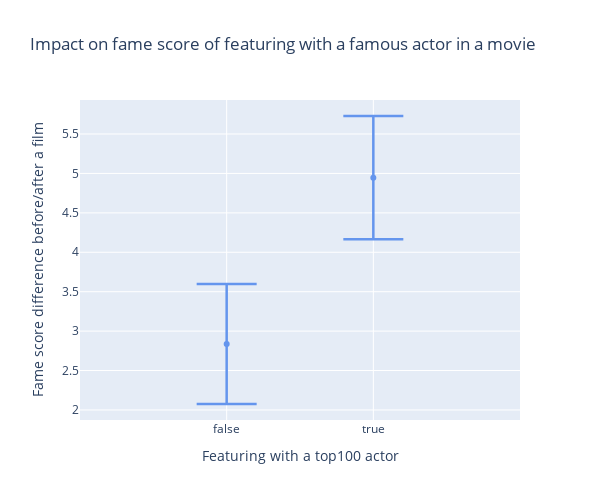

The notebook cell saved with this chart:
### Markdown cell above
Both groups have similar distributions over observed covariates, therefore we may now under the naive model consider that any observable effect is not due to an observable confounder.

### Code cell
avg_fameScore_diff = matched_actor_feats.groupby('with_top100',as_index=False)[['fameScore_diff']]\
                                        .agg(avg=('fameScore_diff','mean'), 
                                             ci=('fameScore_diff',lambda x:1.96*stats.sem(x)))

fig = go.Figure()

fig.add_trace(go.Scatter(
    x=avg_fameScore_diff['with_top100'],
    y=avg_fameScore_diff['avg'],
    mode='markers',
    error_y=dict(
        type='data', 
        array=avg_fameScore_diff['ci'],
        visible=True,
        thickness=2.5,
        width=30,
        color='cornflowerblue'
    ),
    marker=dict(
        color='cornflowerblue'
    )
    ))

fig.update_layout(xaxis_title='Featuring with a top100 actor', 
                  yaxis_title='Fame score difference before/after a film', 
                  title='Impact on fame score of featuring with a famous actor in a movie',
                  height=500, 
                  width=600)
fig.update_xaxes(range=[-1, 2])
fig.show()

### Figure 1 — Plotly figure (JSON) as saved in the notebook; plotly's stock layout.template omitted (floating-point values rounded to 4 significant figures)
{"data": [{"error_y": {"array": [0.7615, 0.7822], "color": "cornflowerblue", "thickness": 2.5, "type": "data", "visible": true, "width": 30}, "marker": {"color": "cornflowerblue"}, "mode": "markers", "type": "scatter", "x": [false, true], "y": [2.837, 4.947]}], "layout": {"height": 500, "title": {"text": "Impact on fame score of featuring with a famous actor in a movie"}, "width": 600, "xaxis": {"range": [-1, 2], "title": {"text": "Featuring with a top100 actor"}}, "yaxis": {"title": {"text": "Fame score difference before/after a film"}}}}
